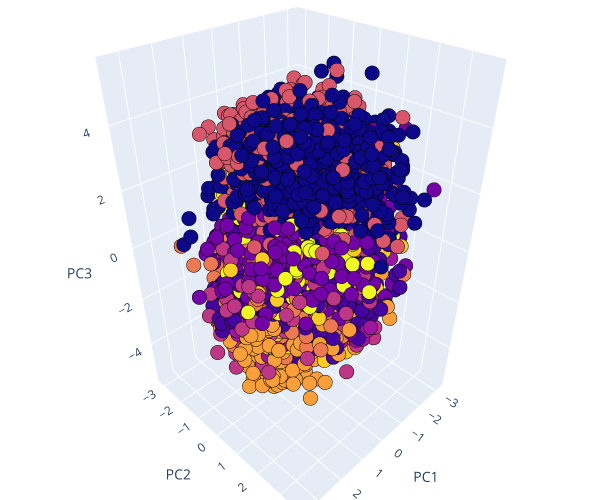

Notebook cell for this chart:
### Code cell
x = projection_train_rand3_eigenvalues[:, 0]
y = projection_train_rand3_eigenvalues[:, 1]
z = projection_train_rand3_eigenvalues[:, 2]


shapes = ['circle', 'circle-open', 'cross', 'diamond','diamond-open', 'square', 'square-open', 'x']

Scene = dict(xaxis = dict(title  = 'PC1'),yaxis = dict(title  = 'PC2'),zaxis = dict(title  = 'PC3'))

trace = go.Scatter3d(x=x, y=y, z=z, mode='markers',marker=dict(color = labels, size= 5, line=dict(color= 'black',width = 10)))
layout = go.Layout(margin=dict(l=0,r=0,t=0,b=0),scene = Scene,height = 500,width = 600)
data = [trace]
fig = go.Figure(data = data, layout = layout)
fig.show()

### Figure 1 — Plotly figure (JSON) as saved in the notebook; plotly's stock layout.template omitted (floating-point values rounded to 4 significant figures; data arrays with more than 128 entries replaced by an {"elided": "..."} marker saying what was removed)
{"data": [{"marker": {"color": {"elided": "18000 int values"}, "line": {"color": "black", "width": 10}, "size": 5}, "mode": "markers", "type": "scatter3d", "x": {"elided": "18000 float values"}, "y": {"elided": "18000 float values"}, "z": {"elided": "18000 float values"}}], "layout": {"height": 500, "margin": {"b": 0, "l": 0, "r": 0, "t": 0}, "scene": {"xaxis": {"title": {"text": "PC1"}}, "yaxis": {"title": {"text": "PC2"}}, "zaxis": {"title": {"text": "PC3"}}}, "width": 600}}
